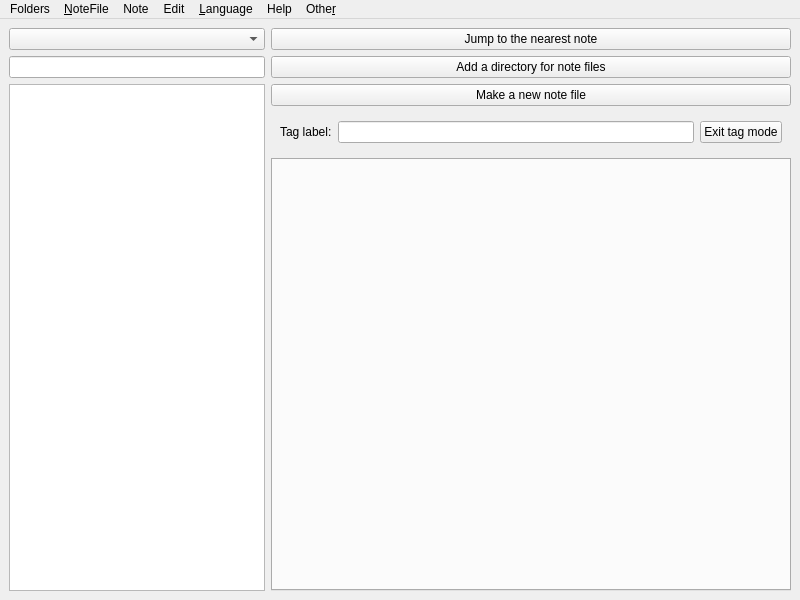
<?xml version="1.0" encoding="UTF-8"?>
<ui version="4.0">
 <class>MisliWindow</class>
 <widget class="QMainWindow" name="MisliWindow">
  <property name="geometry">
   <rect>
    <x>0</x>
    <y>0</y>
    <width>800</width>
    <height>600</height>
   </rect>
  </property>
  <property name="windowTitle">
   <string>MainWindow</string>
  </property>
  <widget class="QWidget" name="centralwidget">
   <layout class="QHBoxLayout" name="horizontalLayout_2">
    <item>
     <layout class="QVBoxLayout" name="verticalLayout">
      <item>
       <widget class="QComboBox" name="searchScopeComboBox"/>
      </item>
      <item>
       <widget class="QLineEdit" name="searchLineEdit">
        <property name="sizePolicy">
         <sizepolicy hsizetype="Minimum" vsizetype="Fixed">
          <horstretch>0</horstretch>
          <verstretch>0</verstretch>
         </sizepolicy>
        </property>
       </widget>
      </item>
      <item>
       <widget class="QListView" name="searchListView">
        <property name="sizePolicy">
         <sizepolicy hsizetype="Minimum" vsizetype="Expanding">
          <horstretch>0</horstretch>
          <verstretch>0</verstretch>
         </sizepolicy>
        </property>
        <property name="isWrapping" stdset="0">
         <bool>false</bool>
        </property>
        <property name="resizeMode">
         <enum>QListView::Adjust</enum>
        </property>
        <property name="wordWrap">
         <bool>true</bool>
        </property>
       </widget>
      </item>
     </layout>
    </item>
    <item>
     <layout class="QVBoxLayout" name="mainLayout">
      <item>
       <widget class="QPushButton" name="jumpToNearestNotePushButton">
        <property name="text">
         <string>Jump to the nearest note</string>
        </property>
       </widget>
      </item>
      <item>
       <widget class="QPushButton" name="addMisliDirPushButton">
        <property name="text">
         <string>Add a directory for note files</string>
        </property>
       </widget>
      </item>
      <item>
       <widget class="QPushButton" name="makeNoteFilePushButton">
        <property name="text">
         <string>Make a new note file</string>
        </property>
       </widget>
      </item>
      <item>
       <widget class="QWidget" name="tagGUI" native="true">
        <layout class="QVBoxLayout" name="verticalLayout_2">
         <item>
          <layout class="QHBoxLayout" name="tagFirstRowHLayout">
           <item>
            <widget class="QLabel" name="tagTextLabel">
             <property name="text">
              <string>Tag label:</string>
             </property>
            </widget>
           </item>
           <item>
            <widget class="QLineEdit" name="tagTextLineEdit"/>
           </item>
           <item>
            <widget class="QPushButton" name="exitTagModeButton">
             <property name="text">
              <string>Exit tag mode</string>
             </property>
            </widget>
           </item>
          </layout>
         </item>
        </layout>
       </widget>
      </item>
      <item>
       <widget class="QTabWidget" name="tabWidget">
        <property name="tabsClosable">
         <bool>true</bool>
        </property>
        <property name="movable">
         <bool>true</bool>
        </property>
       </widget>
      </item>
     </layout>
    </item>
   </layout>
  </widget>
  <widget class="QMenuBar" name="menubar">
   <property name="geometry">
    <rect>
     <x>0</x>
     <y>0</y>
     <width>800</width>
     <height>21</height>
    </rect>
   </property>
   <widget class="QMenu" name="menuEdit">
    <property name="title">
     <string>Edit</string>
    </property>
    <property name="toolTipsVisible">
     <bool>true</bool>
    </property>
    <addaction name="actionCopy"/>
    <addaction name="actionPaste"/>
    <addaction name="actionCreate_note_from_the_clipboard_text"/>
    <addaction name="actionCut"/>
    <addaction name="separator"/>
    <addaction name="actionUndo"/>
    <addaction name="actionRedo"/>
    <addaction name="actionDelete_selected"/>
   </widget>
   <widget class="QMenu" name="menuHelp">
    <property name="title">
     <string>Help</string>
    </property>
    <property name="toolTipsVisible">
     <bool>true</bool>
    </property>
    <addaction name="actionHelp"/>
    <addaction name="actionAbout"/>
   </widget>
   <widget class="QMenu" name="menuFolders">
    <property name="title">
     <string>Folders</string>
    </property>
    <property name="toolTipsVisible">
     <bool>true</bool>
    </property>
    <addaction name="actionAdd_new"/>
    <addaction name="actionRemove_current"/>
    <addaction name="separator"/>
   </widget>
   <widget class="QMenu" name="menuNoteFile">
    <property name="title">
     <string>&amp;NoteFile</string>
    </property>
    <property name="toolTipsVisible">
     <bool>true</bool>
    </property>
    <widget class="QMenu" name="menuSwitch_to_another_note_file">
     <property name="title">
      <string>Switch to another note &amp;file</string>
     </property>
    </widget>
    <addaction name="actionNew_notefile"/>
    <addaction name="actionRename_notefile"/>
    <addaction name="actionDelete_notefile"/>
    <addaction name="separator"/>
    <addaction name="separator"/>
    <addaction name="actionMake_this_view_point_default_for_the_notefile"/>
    <addaction name="actionSet_this_height_as_default"/>
    <addaction name="actionMake_this_notefile_appear_first_on_program_start"/>
    <addaction name="separator"/>
    <addaction name="actionSelect_all_notes"/>
    <addaction name="actionSelect_all_red_notes"/>
    <addaction name="separator"/>
    <addaction name="menuSwitch_to_another_note_file"/>
    <addaction name="actionSwitch_to_the_last_note_file"/>
    <addaction name="separator"/>
    <addaction name="actionToggle_tags_view"/>
   </widget>
   <widget class="QMenu" name="menuNote">
    <property name="title">
     <string>Note</string>
    </property>
    <property name="toolTipsVisible">
     <bool>true</bool>
    </property>
    <widget class="QMenu" name="menuColor">
     <property name="title">
      <string>&amp;Color</string>
     </property>
     <property name="toolTipsVisible">
      <bool>true</bool>
     </property>
     <addaction name="actionColor_blue"/>
     <addaction name="actionColor_green"/>
     <addaction name="actionColor_red"/>
     <addaction name="actionColor_black"/>
     <addaction name="actionTransparent_background"/>
    </widget>
    <addaction name="actionNew_note"/>
    <addaction name="actionEdit_note"/>
    <addaction name="actionMake_link"/>
    <addaction name="menuColor"/>
    <addaction name="actionToggle_tag"/>
   </widget>
   <widget class="QMenu" name="menuOther">
    <property name="title">
     <string>Othe&amp;r</string>
    </property>
    <property name="toolTipsVisible">
     <bool>true</bool>
    </property>
    <widget class="QMenu" name="menuNavigation">
     <property name="title">
      <string>&amp;Navigation</string>
     </property>
     <property name="toolTipsVisible">
      <bool>true</bool>
     </property>
     <addaction name="actionZoom_in"/>
     <addaction name="actionZoom_out"/>
     <addaction name="actionMove_down"/>
     <addaction name="actionMove_up"/>
     <addaction name="actionMove_left"/>
     <addaction name="actionMove_right"/>
    </widget>
    <widget class="QMenu" name="menuDonate_Bitcoin">
     <property name="title">
      <string>&amp;Donate Bitcoin</string>
     </property>
     <addaction name="actionCopy_donation_address"/>
    </widget>
    <addaction name="menuNavigation"/>
    <addaction name="actionClear_settings_and_exit"/>
    <addaction name="actionSearch"/>
    <addaction name="actionJump_to_nearest_note"/>
    <addaction name="menuDonate_Bitcoin"/>
    <addaction name="actionExport_all_as_web_notes"/>
   </widget>
   <widget class="QMenu" name="menuLanguage">
    <property name="title">
     <string>&amp;Language</string>
    </property>
    <property name="toolTipsVisible">
     <bool>true</bool>
    </property>
    <addaction name="actionBulgarian"/>
    <addaction name="actionEnglish"/>
   </widget>
   <addaction name="menuFolders"/>
   <addaction name="menuNoteFile"/>
   <addaction name="menuNote"/>
   <addaction name="menuEdit"/>
   <addaction name="menuLanguage"/>
   <addaction name="menuHelp"/>
   <addaction name="menuOther"/>
  </widget>
  <action name="actionCopy">
   <property name="text">
    <string>&amp;Copy</string>
   </property>
   <property name="toolTip">
    <string>Copies notes to the internal clipboard, and copies their text to the regular clipboard.</string>
   </property>
   <property name="shortcut">
    <string>Ctrl+C</string>
   </property>
  </action>
  <action name="actionPaste">
   <property name="text">
    <string>&amp;Paste</string>
   </property>
   <property name="toolTip">
    <string>Pastes the notes from the internal clipboard.</string>
   </property>
   <property name="shortcut">
    <string>Ctrl+V</string>
   </property>
  </action>
  <action name="actionCut">
   <property name="text">
    <string>Cut</string>
   </property>
   <property name="toolTip">
    <string>See the tooltip of &quot;Copy&quot;</string>
   </property>
   <property name="shortcut">
    <string>Ctrl+X</string>
   </property>
  </action>
  <action name="actionUndo">
   <property name="text">
    <string>&amp;Undo</string>
   </property>
   <property name="toolTip">
    <string>Reverts the last action. The max is 30 undo steps. (note there is no Redo for now)</string>
   </property>
   <property name="shortcut">
    <string>Ctrl+Z</string>
   </property>
  </action>
  <action name="actionHelp">
   <property name="text">
    <string>&amp;Help</string>
   </property>
   <property name="toolTip">
    <string>Shows the help notefile.</string>
   </property>
   <property name="shortcut">
    <string>F1</string>
   </property>
  </action>
  <action name="actionAdd_new">
   <property name="checkable">
    <bool>false</bool>
   </property>
   <property name="text">
    <string>&amp;Add another folder</string>
   </property>
  </action>
  <action name="actionRemove_current">
   <property name="text">
    <string>&amp;Remove current</string>
   </property>
   <property name="toolTip">
    <string>Remove the current folder (does not delete the notefiles from the disk)</string>
   </property>
  </action>
  <action name="actionEdit_note">
   <property name="text">
    <string>&amp;Edit note</string>
   </property>
   <property name="shortcut">
    <string>E</string>
   </property>
  </action>
  <action name="actionNew_note">
   <property name="text">
    <string>&amp;New note</string>
   </property>
   <property name="toolTip">
    <string>Create a new note</string>
   </property>
   <property name="shortcut">
    <string>N</string>
   </property>
  </action>
  <action name="actionNew_notefile">
   <property name="checkable">
    <bool>false</bool>
   </property>
   <property name="checked">
    <bool>false</bool>
   </property>
   <property name="text">
    <string>&amp;New notefile</string>
   </property>
   <property name="toolTip">
    <string>Create a new notefile on the disk and open it to add notes.</string>
   </property>
   <property name="shortcut">
    <string>Ctrl+N</string>
   </property>
  </action>
  <action name="actionMake_link">
   <property name="text">
    <string>&amp;Make link</string>
   </property>
   <property name="toolTip">
    <string>Link notes with arrows to visualize their connections.</string>
   </property>
   <property name="shortcut">
    <string>L</string>
   </property>
  </action>
  <action name="actionNext_notefile">
   <property name="text">
    <string>Next notefile</string>
   </property>
   <property name="toolTip">
    <string>Switch to the next notefile in the alphabetical order.</string>
   </property>
   <property name="shortcut">
    <string>Ctrl+PgUp</string>
   </property>
  </action>
  <action name="actionPrevious_notefile">
   <property name="text">
    <string>Previous notefile</string>
   </property>
   <property name="toolTip">
    <string>Switch to the previous notefile in thealphabetical order.</string>
   </property>
   <property name="shortcut">
    <string>Ctrl+PgDown</string>
   </property>
  </action>
  <action name="actionDelete_selected">
   <property name="text">
    <string>&amp;Delete selected</string>
   </property>
   <property name="toolTip">
    <string>Delete selected notes.</string>
   </property>
   <property name="shortcut">
    <string>Del</string>
   </property>
  </action>
  <action name="actionZoom_in">
   <property name="text">
    <string>&amp;Zoom in</string>
   </property>
   <property name="toolTip">
    <string>Change the height of the viewpoint over the canvas.</string>
   </property>
   <property name="shortcut">
    <string>PgDown</string>
   </property>
  </action>
  <action name="actionZoom_out">
   <property name="text">
    <string>Zoom &amp;out</string>
   </property>
   <property name="toolTip">
    <string>Change the height of the viewpoint over the canvas.</string>
   </property>
   <property name="shortcut">
    <string>PgUp</string>
   </property>
  </action>
  <action name="actionMake_this_view_point_default_for_the_notefile">
   <property name="text">
    <string>&amp;Make this view point default for the notefile</string>
   </property>
   <property name="toolTip">
    <string>Fix the current viewpoint (height excluded) in the notefile as default on program start.</string>
   </property>
  </action>
  <action name="actionMake_this_notefile_appear_first_on_program_start">
   <property name="text">
    <string>Make this notefile appear first &amp;on program start</string>
   </property>
   <property name="toolTip">
    <string>Marks the notefile as default on program start for its folder.</string>
   </property>
  </action>
  <action name="actionClose">
   <property name="text">
    <string>Close</string>
   </property>
   <property name="shortcut">
    <string>Q</string>
   </property>
  </action>
  <action name="actionBulgarian">
   <property name="text">
    <string>Български</string>
   </property>
  </action>
  <action name="actionEnglish">
   <property name="text">
    <string>&amp;English</string>
   </property>
   <property name="toolTip">
    <string>Change the language to english.</string>
   </property>
  </action>
  <action name="actionClear_settings_and_exit">
   <property name="text">
    <string>&amp;Clear settings and exit</string>
   </property>
   <property name="toolTip">
    <string>Clear program settings and kill this instance.</string>
   </property>
  </action>
  <action name="actionRename_notefile">
   <property name="text">
    <string>&amp;Rename notefile</string>
   </property>
   <property name="toolTip">
    <string>Also changes all of the notes that link to it to the new name.</string>
   </property>
  </action>
  <action name="actionDelete_notefile">
   <property name="text">
    <string>&amp;Delete notefile</string>
   </property>
   <property name="toolTip">
    <string>Delete the notefile permanetly (on the disk too).</string>
   </property>
   <property name="shortcut">
    <string>Ctrl+Del</string>
   </property>
  </action>
  <action name="actionColor_blue">
   <property name="text">
    <string>&amp;Color blue</string>
   </property>
   <property name="shortcut">
    <string>1</string>
   </property>
  </action>
  <action name="actionColor_green">
   <property name="text">
    <string>Color &amp;green</string>
   </property>
   <property name="shortcut">
    <string>2</string>
   </property>
  </action>
  <action name="actionColor_red">
   <property name="text">
    <string>Color &amp;red</string>
   </property>
   <property name="shortcut">
    <string>3</string>
   </property>
  </action>
  <action name="actionColor_black">
   <property name="text">
    <string>Color &amp;black</string>
   </property>
   <property name="shortcut">
    <string>4</string>
   </property>
  </action>
  <action name="actionMove_down">
   <property name="text">
    <string>&amp;Move down</string>
   </property>
   <property name="shortcut">
    <string>Down</string>
   </property>
  </action>
  <action name="actionMove_up">
   <property name="text">
    <string>Move &amp;up</string>
   </property>
   <property name="shortcut">
    <string>Up</string>
   </property>
  </action>
  <action name="actionMove_left">
   <property name="text">
    <string>Move &amp;left</string>
   </property>
   <property name="shortcut">
    <string>Left</string>
   </property>
  </action>
  <action name="actionMove_right">
   <property name="text">
    <string>Move &amp;right</string>
   </property>
   <property name="shortcut">
    <string>Right</string>
   </property>
  </action>
  <action name="actionSearch">
   <property name="checkable">
    <bool>true</bool>
   </property>
   <property name="text">
    <string>&amp;Search </string>
   </property>
   <property name="toolTip">
    <string>Search in all notes. Click in the results shown under the search field to go to the note.</string>
   </property>
   <property name="shortcut">
    <string>Ctrl+F</string>
   </property>
  </action>
  <action name="actionSelect_all_notes">
   <property name="text">
    <string>S&amp;elect all notes</string>
   </property>
   <property name="shortcut">
    <string>Ctrl+A</string>
   </property>
  </action>
  <action name="actionJump_to_nearest_note">
   <property name="text">
    <string>&amp;Jump to nearest note</string>
   </property>
   <property name="shortcut">
    <string>Ctrl+J</string>
   </property>
  </action>
  <action name="actionDetails">
   <property name="text">
    <string>Details</string>
   </property>
   <property name="shortcut">
    <string>Ctrl+D</string>
   </property>
  </action>
  <action name="actionAbout">
   <property name="text">
    <string>&amp;About</string>
   </property>
  </action>
  <action name="actionSelect_note_under_mouse">
   <property name="text">
    <string>Select note under mouse</string>
   </property>
   <property name="shortcut">
    <string>Return</string>
   </property>
  </action>
  <action name="actionCreate_note_from_the_clipboard_text">
   <property name="text">
    <string>Create &amp;note from the clipboard text</string>
   </property>
   <property name="toolTip">
    <string>Create note from the text in the regular clipboard.</string>
   </property>
   <property name="shortcut">
    <string>Ctrl+Shift+V</string>
   </property>
  </action>
  <action name="actionTransparent_background">
   <property name="text">
    <string>&amp;Transparent background</string>
   </property>
   <property name="toolTip">
    <string>Changes only the background color of the note to be transparent.</string>
   </property>
   <property name="shortcut">
    <string>5</string>
   </property>
  </action>
  <action name="actionSet_this_height_as_default">
   <property name="text">
    <string>&amp;Set this height as default</string>
   </property>
   <property name="toolTip">
    <string>Set the current height as default for all files on startup.</string>
   </property>
   <property name="statusTip">
    <string>Set the current height as default for all files on startup.</string>
   </property>
   <property name="whatsThis">
    <string>Set the current height as default for all files on startup.</string>
   </property>
  </action>
  <action name="actionCopy_donation_address">
   <property name="text">
    <string>&amp;Copy donation address</string>
   </property>
  </action>
  <action name="actionSelect_all_red_notes">
   <property name="text">
    <string>Se&amp;lect all red notes</string>
   </property>
   <property name="shortcut">
    <string>Ctrl+R</string>
   </property>
  </action>
  <action name="actionRedo">
   <property name="text">
    <string>&amp;Redo</string>
   </property>
   <property name="shortcut">
    <string>Ctrl+Shift+Z</string>
   </property>
  </action>
  <action name="actionCheck_for_updates">
   <property name="checkable">
    <bool>true</bool>
   </property>
   <property name="checked">
    <bool>false</bool>
   </property>
   <property name="text">
    <string>Check for updates</string>
   </property>
  </action>
  <action name="actionDownload_it">
   <property name="text">
    <string>Download it</string>
   </property>
  </action>
  <action name="actionGotoTab1">
   <property name="text">
    <string>gotoTab1</string>
   </property>
   <property name="shortcut">
    <string>Ctrl+1</string>
   </property>
  </action>
  <action name="actionGotoTab2">
   <property name="text">
    <string>gotoTab2</string>
   </property>
   <property name="shortcut">
    <string>Ctrl+2</string>
   </property>
  </action>
  <action name="actionSwitch_to_the_last_note_file">
   <property name="text">
    <string>S&amp;witch to the last note file</string>
   </property>
   <property name="shortcut">
    <string>Backspace</string>
   </property>
  </action>
  <action name="actionExport_all_as_web_notes">
   <property name="text">
    <string>&amp;Export all as web notes</string>
   </property>
  </action>
  <action name="actionToggle_tags_view">
   <property name="checkable">
    <bool>true</bool>
   </property>
   <property name="text">
    <string>Toggle tags view</string>
   </property>
   <property name="shortcut">
    <string>Ctrl+T</string>
   </property>
  </action>
  <action name="actionToggle_tag">
   <property name="text">
    <string>Toggle tag</string>
   </property>
   <property name="shortcut">
    <string>T</string>
   </property>
  </action>
  <action name="actionUse_JSON_format">
   <property name="text">
    <string>Use JSON format</string>
   </property>
  </action>
  <action name="actionMigrate_to_JSON_format">
   <property name="text">
    <string>Migrate to JSON format</string>
   </property>
  </action>
 </widget>
 <resources/>
 <connections>
  <connection>
   <sender>actionClose</sender>
   <signal>triggered()</signal>
   <receiver>actionToggle_tag</receiver>
   <slot>toggle()</slot>
   <hints>
    <hint type="sourcelabel">
     <x>-1</x>
     <y>-1</y>
    </hint>
    <hint type="destinationlabel">
     <x>-1</x>
     <y>-1</y>
    </hint>
   </hints>
  </connection>
  <connection>
   <sender>actionSearch</sender>
   <signal>toggled(bool)</signal>
   <receiver>searchLineEdit</receiver>
   <slot>setVisible(bool)</slot>
   <hints>
    <hint type="sourcelabel">
     <x>-1</x>
     <y>-1</y>
    </hint>
    <hint type="destinationlabel">
     <x>399</x>
     <y>53</y>
    </hint>
   </hints>
  </connection>
  <connection>
   <sender>actionSearch</sender>
   <signal>toggled(bool)</signal>
   <receiver>searchListView</receiver>
   <slot>setVisible(bool)</slot>
   <hints>
    <hint type="sourcelabel">
     <x>-1</x>
     <y>-1</y>
    </hint>
    <hint type="destinationlabel">
     <x>399</x>
     <y>332</y>
    </hint>
   </hints>
  </connection>
  <connection>
   <sender>actionSearch</sender>
   <signal>triggered()</signal>
   <receiver>searchLineEdit</receiver>
   <slot>setFocus()</slot>
   <hints>
    <hint type="sourcelabel">
     <x>-1</x>
     <y>-1</y>
    </hint>
    <hint type="destinationlabel">
     <x>202</x>
     <y>53</y>
    </hint>
   </hints>
  </connection>
  <connection>
   <sender>actionSearch</sender>
   <signal>toggled(bool)</signal>
   <receiver>searchScopeComboBox</receiver>
   <slot>setVisible(bool)</slot>
   <hints>
    <hint type="sourcelabel">
     <x>-1</x>
     <y>-1</y>
    </hint>
    <hint type="destinationlabel">
     <x>202</x>
     <y>48</y>
    </hint>
   </hints>
  </connection>
  <connection>
   <sender>tagTextLineEdit</sender>
   <signal>textChanged(QString)</signal>
   <receiver>tabWidget</receiver>
   <slot>update()</slot>
   <hints>
    <hint type="sourcelabel">
     <x>516</x>
     <y>142</y>
    </hint>
    <hint type="destinationlabel">
     <x>531</x>
     <y>380</y>
    </hint>
   </hints>
  </connection>
  <connection>
   <sender>jumpToNearestNotePushButton</sender>
   <signal>clicked()</signal>
   <receiver>actionJump_to_nearest_note</receiver>
   <slot>trigger()</slot>
   <hints>
    <hint type="sourcelabel">
     <x>531</x>
     <y>42</y>
    </hint>
    <hint type="destinationlabel">
     <x>-1</x>
     <y>-1</y>
    </hint>
   </hints>
  </connection>
 </connections>
 <slots>
  <slot>edit_note()</slot>
  <slot>new_note()</slot>
  <slot>new_nf()</slot>
  <slot>make_link()</slot>
  <slot>next_nf()</slot>
  <slot>prev_nf()</slot>
  <slot>delete_selected()</slot>
  <slot>zoom_out()</slot>
  <slot>zoom_in()</slot>
  <slot>toggle_help()</slot>
  <slot>undo()</slot>
  <slot>copy()</slot>
  <slot>paste()</slot>
  <slot>cut()</slot>
  <slot>make_viewpoint_default()</slot>
  <slot>make_nf_default()</slot>
  <slot>add_new_folder()</slot>
  <slot>remove_current_folder()</slot>
  <slot>set_lang_bg()</slot>
  <slot>set_lang_en()</slot>
  <slot>clear_settings_and_exit()</slot>
  <slot>rename_nf()</slot>
  <slot>delete_nf()</slot>
  <slot>col_blue()</slot>
  <slot>col_green()</slot>
  <slot>col_red()</slot>
  <slot>col_black()</slot>
  <slot>move_down()</slot>
  <slot>move_up()</slot>
  <slot>move_left()</slot>
  <slot>move_right()</slot>
  <slot>select_all_notes()</slot>
  <slot>new_note_from_clipboard()</slot>
  <slot>col_transparent_background()</slot>
  <slot>make_current_viewpoint_height_default()</slot>
  <slot>copy_BTC_address()</slot>
 </slots>
</ui>
